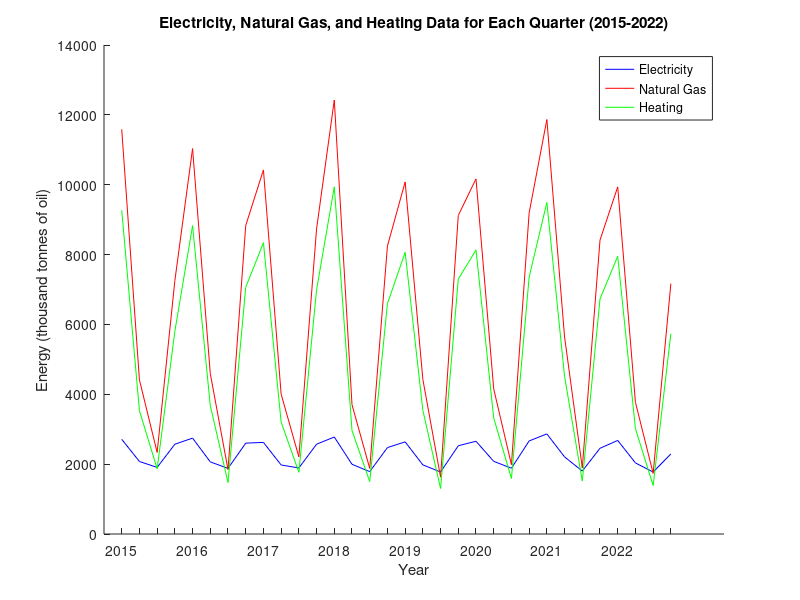
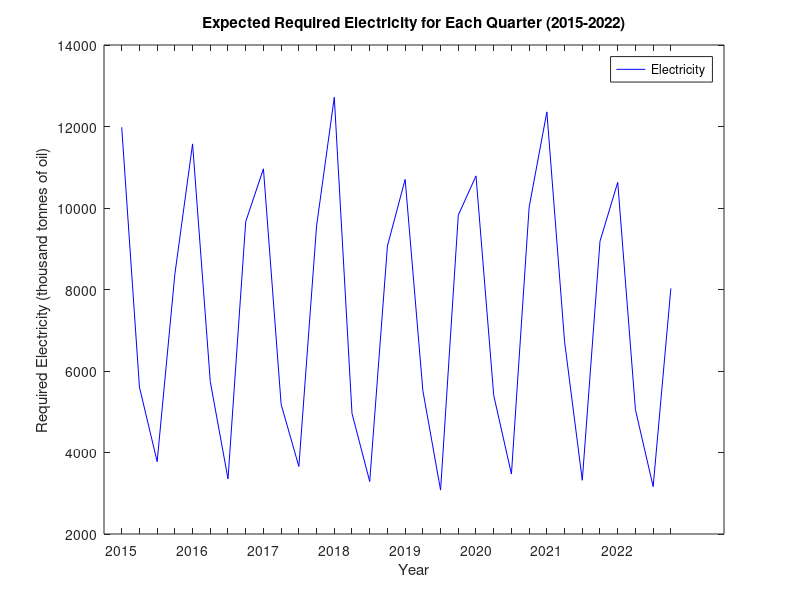

Source code (MATLAB) for these figures, in order:
close
% Corrected electricity data for each quarter since 2015-2022
electricityData = [2712, 2076, 1907, 2571, 2745, 2065, 1878, 2601, 2623, 1976, 1891, 2571, 2777, 1996, 1786, 2474, 2638, 1979, 1775, 2527, 2655, 2080, 1884, 2664, 2866, 2207, 1803, 2454, 2679, 2035, 1775, 2292];

% Natural gas data for each quarter since 2015-2022
gasData = [11586, 4412, 2335, 7255, 11035, 4591, 1844, 8830, 10424, 4004, 2208, 8736, 12424, 3702, 1878, 8244, 10080, 4425, 1628, 9122, 10166, 4153, 1984, 9196, 11866, 5641, 1895, 8414, 9939, 3770, 1736, 7168];

% Create the heating data by multiplying each value in gasData by 0.8
heatingData = gasData * 0.8;

% Add heating and electricity data
combinedData = heatingData + electricityData;

% Define the quarters and years
quarters = {'Q1', 'Q2', 'Q3', 'Q4'};
years = 2015:2022;

% Create x-axis labels
xLabels = {};
for y = years
    xLabels{end+1} = num2str(y);
    for q = quarters(2:end)
        xLabels{end+1} = '';
    end
end



% Plotting the combined data along with electricity and gas data on the original figure
figure;
hold on;
plot(electricityData, 'b');
plot(gasData, 'r');
plot(heatingData, 'g');
hold off;

xlabel('Year');
ylabel('Energy (thousand tonnes of oil)');
xticks(1:numel(xLabels));
xticklabels(xLabels);
xtickangle(45);
title('Electricity, Natural Gas, and Heating Data for Each Quarter (2015-2022)');
legend('Electricity', 'Natural Gas', 'Heating');




% Plotting the combined data on a new figure
figure;
plot(combinedData, 'b');

xlabel('Year');
ylabel('Required Electricity (thousand tonnes of oil)');
xticks(1:numel(xLabels));
xticklabels(xLabels);
xtickangle(45);
title('Expected Required Electricity for Each Quarter (2015-2022)');
legend('Electricity');


